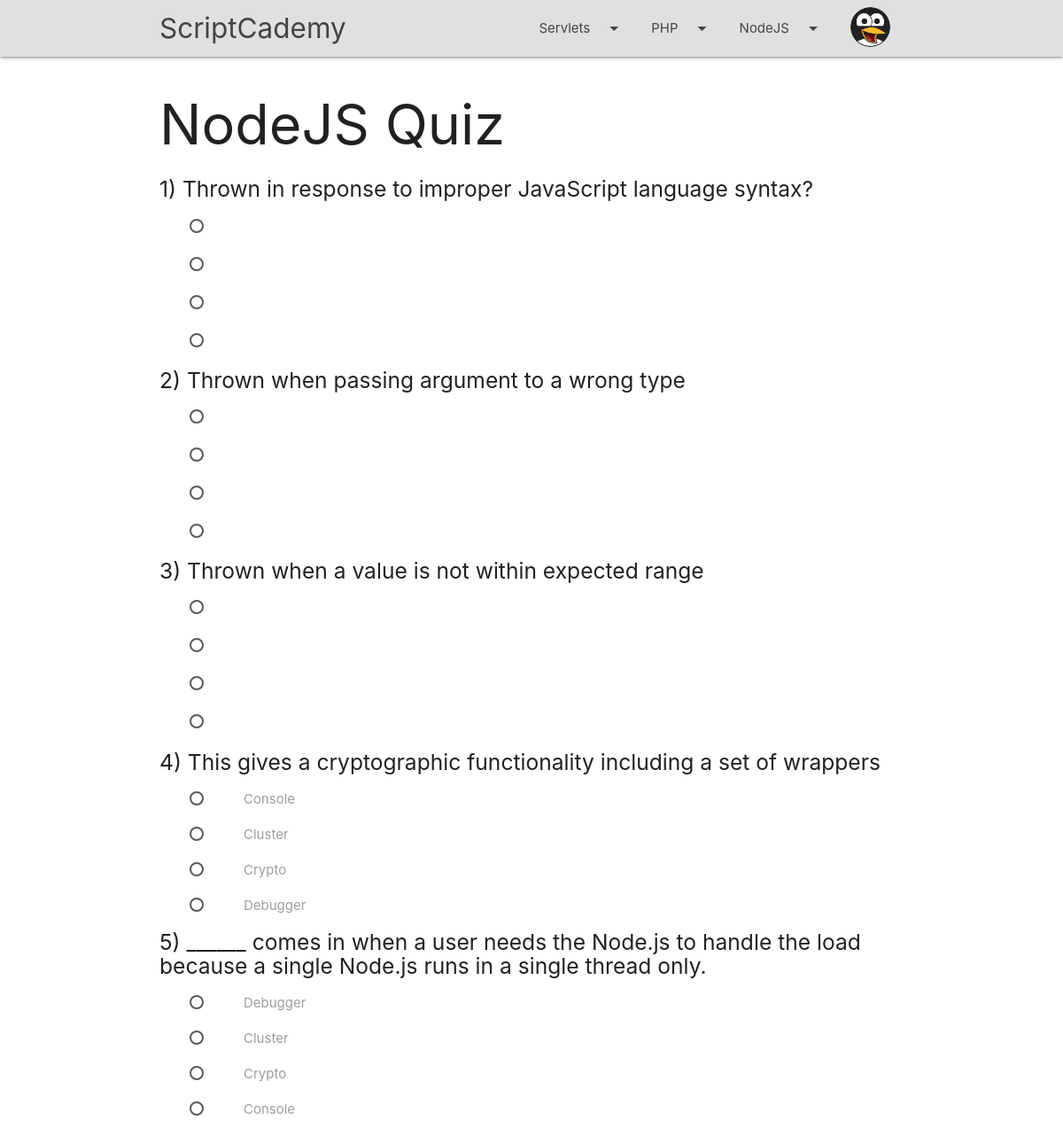
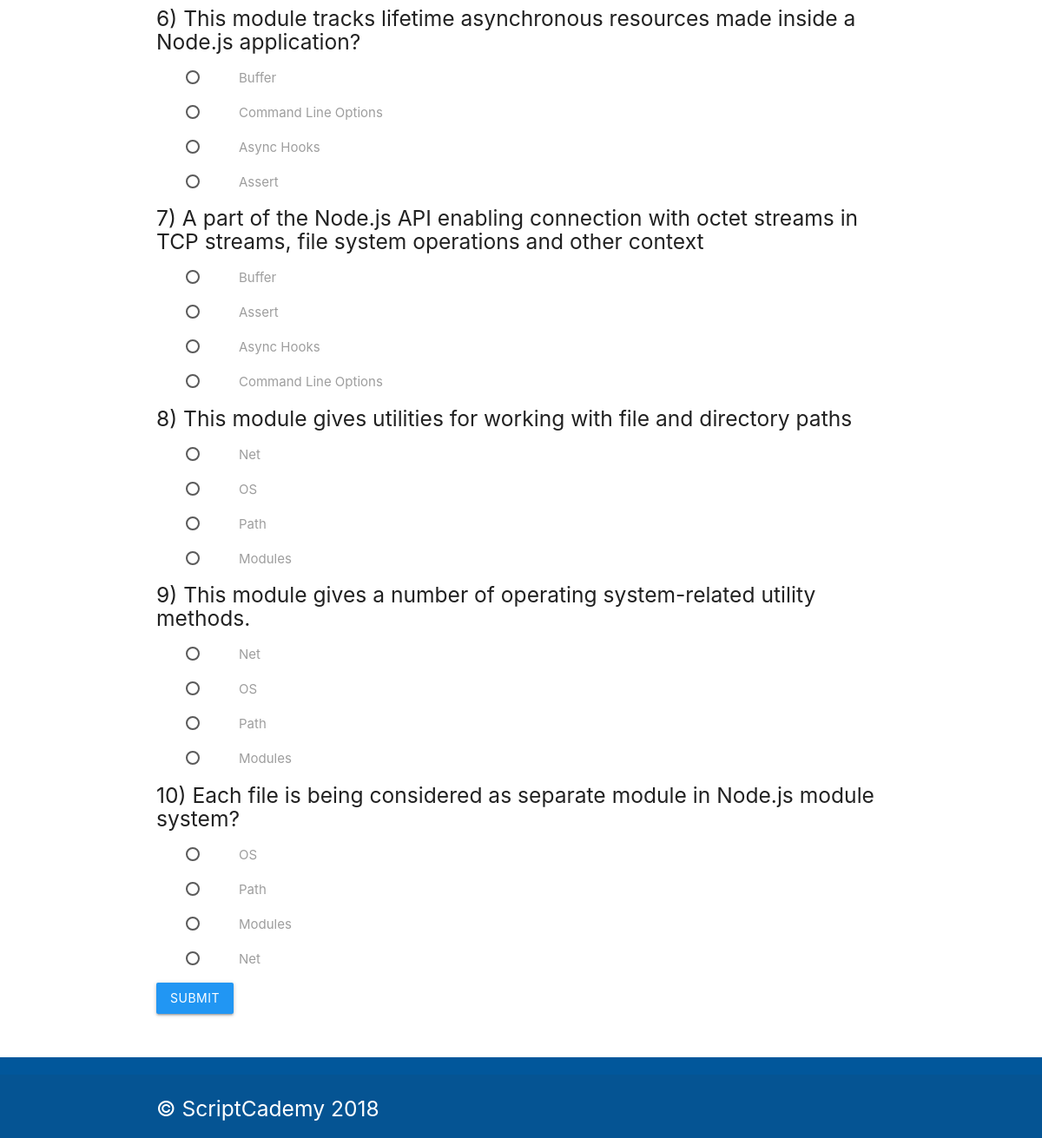
Screenshot of /ScriptCademy_PHP/links/quiz?quiz=NodeJS (signed in) with the database file from the repository (2 pictures, top to bottom).
### tables this page shows
CREATE TABLE `questions` (
  `q_id` int(11) NOT NULL AUTO_INCREMENT,
  `topic` varchar(45) NOT NULL,
  `question` varchar(200) NOT NULL,
  `choice1` varchar(45) DEFAULT 'null',
  `choice2` varchar(45) DEFAULT 'null',
  `choice3` varchar(45) DEFAULT 'null',
  `choice4` varchar(45) DEFAULT 'null',
  `answer` varchar(45) NOT NULL,
  PRIMARY KEY (`q_id`),
  UNIQUE KEY `q_id_UNIQUE` (`q_id`)
);

### ScriptCademy_PHP/links/quiz.php (the view, shortened to what this page needs)
<?php
include("../pagefragments/header.php");
?>
<div class="navbar-fixed">
    <nav class="grey lighten-2" role="navigation">
        <div class="nav-wrapper container">
            <a href="../index.php" class="brand-logo">ScriptCademy</a>
            <ul class="right hide-on-med-and-down">
                <li><a class="dropdown-trigger" href="#!" data-target="java">Servlets<i class="material-icons right">arrow_drop_down</i></a></li>
                <li><a class="dropdown-trigger" href="#!" data-target="php">PHP<i class="material-icons right">arrow_drop_down</i></a></li>
                <li><a class="dropdown-trigger" href="#!" data-target="node">NodeJS<i class="material-icons right">arrow_drop_down</i></a></li>
                <li><a class="dropdown-trigger" href="#!" data-target="acc"><img src="../img/avatar.png" alt="" class="circle avatar"></a></li>
            </ul>
        </div>
    </nav>
</div>
<div class="container">
    <div class="row">
        <?php
        if (isset($_GET['quiz'])) {
            $quiz = $_GET['quiz'];
        }
        echo '<h1>'.$quiz.' Quiz</h1>';
        include("../config/dbconnect.php");
        $qry = 'SELECT * from questions where topic="'.$quiz.'";';
        $result=mysqli_query($con,$qry);
        echo '<form action="quizresult.php" method="post">';
        $j = 1;
        while ($j < mysqli_num_rows($result)-1){
            while($row = mysqli_fetch_array($result)){
                $questions = range(0, 3);
                shuffle($questions);
                echo
                    '<div><h5>'.$j.') '.$row[2].'</h5></div>';
                for($i = 0; $i < 4; $i++){
                    echo '<p><label><input name="'.$j.'" type="radio" value="'.$row[$questions[$i]+3].'" required/> <span>'.$row[$questions[$i]+3].'</span></label></p>';
                }
                $j++;
            }
        }
        echo '
            <input class="radh" type="radio" name="quiz" value="'.$quiz.'" checked>
            <button class="btn waves-effect my-1 blue" type="submit">SUBMIT</button>
            </form>';
        ?>
    </div>
</div>

### ScriptCademy_PHP/css/style.css (style rules this page uses)
nav ul a, nav .brand-logo { color: #444; }
.avatar { width: 45px; margin-top:8px; }
.foot { margin-top: 20px; }
p { line-height: 2rem; }
footer.page-footer { margin-top: 50px !important; margin: 0; }
p { line-height: 1em; text-indent: 2em; }

### rows the page displays
questions: question "Thrown in response to improper JavaScript language syntax?"
questions: question "Thrown when passing argument to a wrong type"
questions: question "Thrown when a value is not within expected range"
questions: question "This gives a cryptographic functionality including a set of wrappers", choice1 "Console", choice3 "Cluster", choice4 "Crypto", choice2 "Debugger"
questions: question "______ comes in when a user needs the Node.js to handle the load because a single Node.js runs in a single thread only.", choice2 "Debugger", choice3 "Cluster", choice4 "Crypto", choice1 "Console"
questions: question "This module tracks lifetime asynchronous resources made inside a Node.js application?", choice2 "Buffer", choice4 "Command Line Options", choice1 "Async Hooks", choice3 "Assert"
questions: question "A part of the Node.js API enabling connection with octet streams in TCP streams, file system operations and other context", choice2 "Buffer", choice3 "Assert", choice1 "Async Hooks", choice4 "Command Line Options"
questions: question "This module gives utilities for working with file and directory paths", choice4 "Net", choice2 "OS", choice3 "Path", choice1 "Modules"
questions: question "This module gives a number of operating system-related utility methods.", choice4 "Net", choice2 "OS", choice3 "Path", choice1 "Modules"
questions: question "Each file is being considered as separate module in Node.js module system?", choice2 "OS", choice3 "Path", choice1 "Modules", choice4 "Net"

### other values shown
$quiz "NodeJS"
